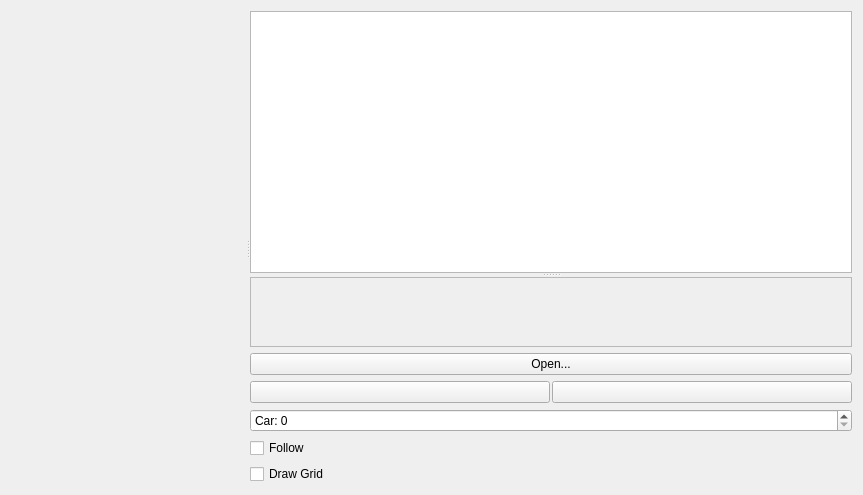
<?xml version="1.0" encoding="UTF-8"?>
<ui version="4.0">
 <class>PageSimScen</class>
 <widget class="QWidget" name="PageSimScen">
  <property name="geometry">
   <rect>
    <x>0</x>
    <y>0</y>
    <width>863</width>
    <height>495</height>
   </rect>
  </property>
  <property name="windowTitle">
   <string>Form</string>
  </property>
  <layout class="QVBoxLayout" name="verticalLayout_2">
   <item>
    <widget class="QSplitter" name="mainSplitter">
     <property name="orientation">
      <enum>Qt::Horizontal</enum>
     </property>
     <widget class="MapWidget" name="map" native="true">
      <property name="sizePolicy">
       <sizepolicy hsizetype="MinimumExpanding" vsizetype="Preferred">
        <horstretch>0</horstretch>
        <verstretch>0</verstretch>
       </sizepolicy>
      </property>
     </widget>
     <widget class="QWidget" name="widget" native="true">
      <layout class="QVBoxLayout" name="verticalLayout">
       <item>
        <widget class="QSplitter" name="splitter">
         <property name="orientation">
          <enum>Qt::Vertical</enum>
         </property>
         <widget class="QTreeWidget" name="scenTree">
          <property name="sizePolicy">
           <sizepolicy hsizetype="MinimumExpanding" vsizetype="Expanding">
            <horstretch>0</horstretch>
            <verstretch>0</verstretch>
           </sizepolicy>
          </property>
          <attribute name="headerVisible">
           <bool>false</bool>
          </attribute>
          <column>
           <property name="text">
            <string notr="true">1</string>
           </property>
          </column>
         </widget>
         <widget class="QScrollArea" name="propArea">
          <property name="sizePolicy">
           <sizepolicy hsizetype="Expanding" vsizetype="MinimumExpanding">
            <horstretch>0</horstretch>
            <verstretch>0</verstretch>
           </sizepolicy>
          </property>
          <property name="widgetResizable">
           <bool>true</bool>
          </property>
          <widget class="QWidget" name="scrollAreaWidgetContents">
           <property name="geometry">
            <rect>
             <x>0</x>
             <y>0</y>
             <width>277</width>
             <height>68</height>
            </rect>
           </property>
          </widget>
         </widget>
        </widget>
       </item>
       <item>
        <widget class="QPushButton" name="openScenarioButton">
         <property name="text">
          <string>Open...</string>
         </property>
         <property name="icon">
          <iconset resource="resources.qrc">
           <normaloff>:/models/Icons/Open Folder-96.png</normaloff>:/models/Icons/Open Folder-96.png</iconset>
         </property>
        </widget>
       </item>
       <item>
        <layout class="QHBoxLayout" name="horizontalLayout">
         <property name="spacing">
          <number>2</number>
         </property>
         <item>
          <widget class="QPushButton" name="pauseButton">
           <property name="sizePolicy">
            <sizepolicy hsizetype="Minimum" vsizetype="Fixed">
             <horstretch>0</horstretch>
             <verstretch>0</verstretch>
            </sizepolicy>
           </property>
           <property name="toolTip">
            <string>Pause Simulation</string>
           </property>
           <property name="text">
            <string/>
           </property>
           <property name="icon">
            <iconset resource="resources.qrc">
             <normaloff>:/models/Icons/Pause-96.png</normaloff>:/models/Icons/Pause-96.png</iconset>
           </property>
           <property name="checkable">
            <bool>true</bool>
           </property>
          </widget>
         </item>
         <item>
          <widget class="QPushButton" name="restartButton">
           <property name="sizePolicy">
            <sizepolicy hsizetype="Minimum" vsizetype="Fixed">
             <horstretch>0</horstretch>
             <verstretch>0</verstretch>
            </sizepolicy>
           </property>
           <property name="toolTip">
            <string>Restart Simulation</string>
           </property>
           <property name="text">
            <string/>
           </property>
           <property name="icon">
            <iconset resource="resources.qrc">
             <normaloff>:/models/Icons/Restart-96.png</normaloff>:/models/Icons/Restart-96.png</iconset>
           </property>
          </widget>
         </item>
        </layout>
       </item>
       <item>
        <widget class="QSpinBox" name="carBox">
         <property name="prefix">
          <string>Car: </string>
         </property>
        </widget>
       </item>
       <item>
        <widget class="QCheckBox" name="followBox">
         <property name="text">
          <string>Follow</string>
         </property>
        </widget>
       </item>
       <item>
        <widget class="QCheckBox" name="drawGridBox">
         <property name="text">
          <string>Draw Grid</string>
         </property>
        </widget>
       </item>
      </layout>
     </widget>
    </widget>
   </item>
  </layout>
 </widget>
 <customwidgets>
  <customwidget>
   <class>MapWidget</class>
   <extends>QWidget</extends>
   <header>mapwidget.h</header>
   <container>1</container>
  </customwidget>
 </customwidgets>
 <resources>
  <include location="resources.qrc"/>
 </resources>
 <connections/>
</ui>
